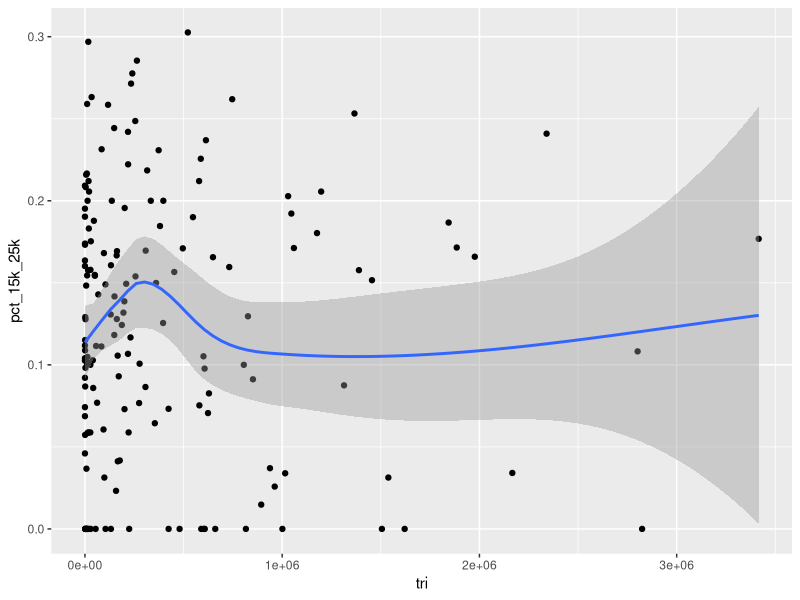

Reproduce this figure in R.

# loading required packages
library(readr)
library(dplyr)
library(ggplot2)

# reading csvs
refineries_demo <- read_csv('refineries_demo.csv')
refineries_names <- read_csv('refineries_names.csv')

# joining the two
refineries_demo_names <- inner_join(refineries_demo, refineries_names, by=c("frs_id" = "frs_id"))

#deleting all those pesky nulls --- why are they there?? 
# A - BOTH OF YOUR CSVs have hundreds of empty rows at the end, so every null gets joined to every null from the 
# other data frame in the join. Let's look at why that was the case, just to be sure nothing went wrong earlyer
refineries_demo_names <- refineries_demo_names[-c(755:170294),]

# DON'T DO IT BY COUNTING ROWS, INSTEAD:
refineries_demo_names <- refineries_demo_names %>%
  filter(!is.na(frs_id))

#reordering columns, so that facility_name is first
refineries_demo_names <- refineries_demo_names[c(1,46,2:45)]

# YOUR METHOD IS OK, BUT I WOULD DO THIS IN DPLYR ALSO:
refineries_demo_names <- refineries_demo_names %>%
  select(1,46,2:45)

#importing toxic release data, must join two 
tri_release <- read_csv('TRI_petroleum_release.csv')
tri_ID <- read_csv('tri_frs_ids.CSV')

#joining them and ditching all everything that isn't a refinery in 'tri_release'
refineries_release <- inner_join(tri_ID, tri_release, by=c("V_TRI_FORM_R_EZ.TRI_FACILITY_ID" = "TRIF ID"))

#joining release data with refinery demo data
# WHY DO WE DROP FROM 754 to 444 REFINERIES HERE. IT'S PROBABLY OK, I JUST WANT TO UNDERSTAND
refineries_demo_release <- inner_join(refineries_demo_names, refineries_release, by=c("frs_id" = "V_TRI_FORM_R_EZ.FRS_ID"))

#exporting refineries_demo_release for cleaning
write.csv(refineries_demo_release, file = 'refineries_demo_release.csv', row.names = FALSE)
# AM I CORRECT IN THINKING THAT THE CLEANING IS ALL CHANGING COLUMN NAMES AND ORDER?
# IF SO, YOU CAN DO IN R VERY EASILY
# CHANGE COLUMN NAMES LIKE THIS:
names(refineries_demo_release) <- c("field1","field2","field3","etc")
# WHERE FIELD1, FIELD2, FIELD3 ETC ARE YOUR NEW COLUMN NAMES.
# THEN USE DPLYR SELECT TI CHANGE ORDER LIKE I did in lines 27-28

#bringing clean data back
refineries_master <- read_csv('refineries_demo_release_clean.csv')

#creating three separate data frames for each radius
refineries_1mile <- refineries_master %>%
  filter(radius == '1')

refineries_3mile <- refineries_master %>%
  filter(radius == '3')

refineries_5mile <- refineries_master %>%
  filter(radius == '5')

# create data frame for correlation matrix
refineries_1mile_cor <- refineries_1mile %>%
  select(5,19,21,40) %>%
  rename(tri = `total_releases_on-off-site_lbs`)

# correlation matrix - not working because of some problem with tri data
round(cor(refineries_1mile_cor),2)

# sample scatterplot
ggplot(refineries_1mile_cor, aes(y=pct_15k_25k,x=tri)) +
  geom_point() +
  geom_smooth()










